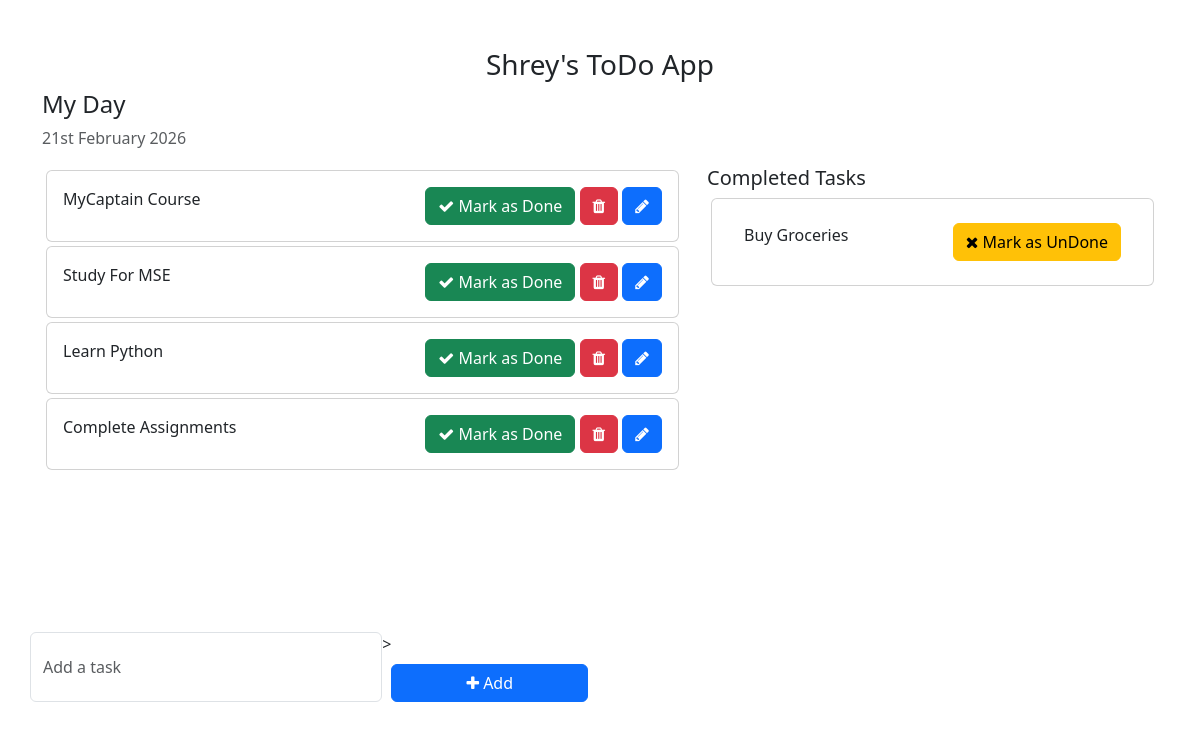
Before: / with the older database file.
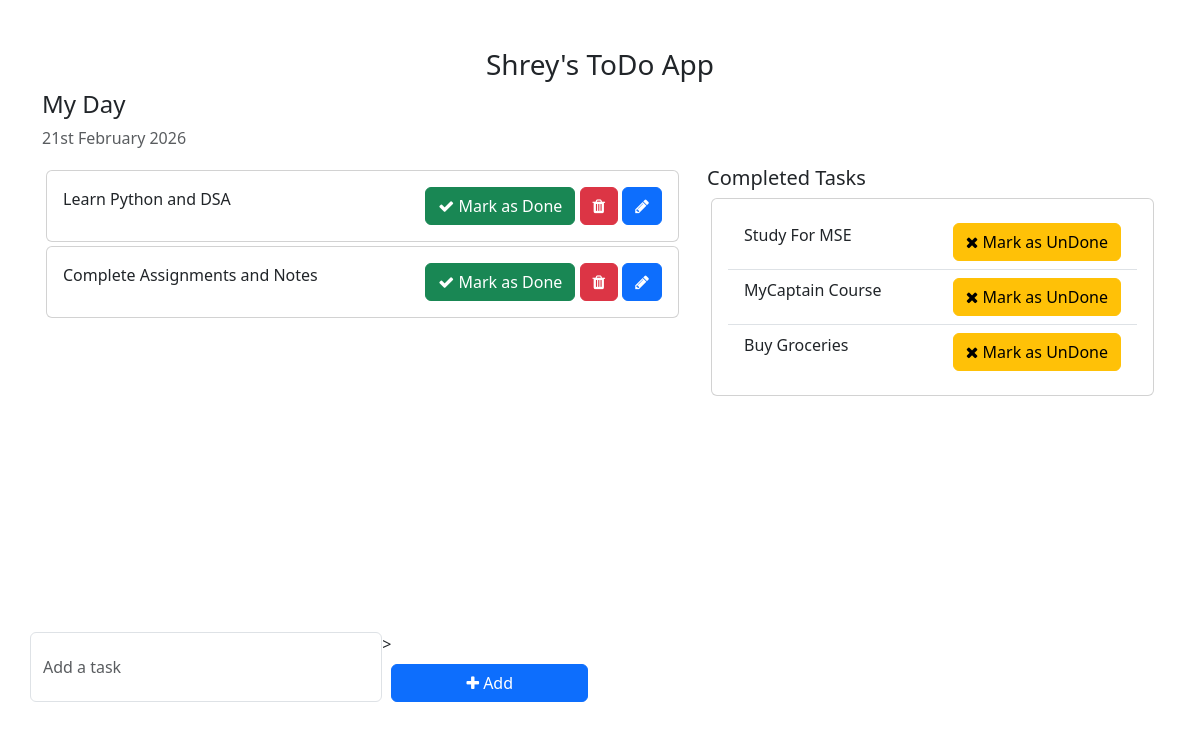
After: the same page with the newer database file.
### todos/models.py (models this page shows)
class Task(models.Model):
    task = models.CharField(max_length=250)
    is_completed = models.BooleanField(default=False)
    craeted_at = models.DateTimeField(auto_now_add=True)
    updated_at = models.DateTimeField(auto_now=True)
    def __str__(self):
        return self.task

### todo/views.py (the view)
# urls.py: 2. Add a URL to urlpatterns:  path('', views.home, name='home')
def home(request):
    tasks = Task.objects.filter(is_completed=False).order_by('-updated_at')
    completed_tasks = Task.objects.filter(is_completed=True).order_by('-updated_at')
    print(completed_tasks)
    context = {
        'tasks': tasks,
        'completed_tasks' : completed_tasks,
    }
    return render(request, 'index.html', context)

### templates/index.html (shortened to what this page needs)
<!DOCTYPE html>
<html lang="en">
<head>
    <link href="https://cdn.jsdelivr.net/npm/bootstrap@5.3.0-alpha1/dist/css/bootstrap.min.css" rel="stylesheet">
    <link rel="stylesheet" href="https://cdnjs.cloudflare.com/ajax/libs/font-awesome/4.7.0/css/font-awesome.min.css">
</head>
<body>
    <div class="container">
        <h3 class="pt-5 text-center">Shrey's ToDo App</h3>
        <div class="row">
            <h4>My Day</h4>
            <p class="text-muted">{% now "jS F Y" %}</p>
            <div class="col-md-7 col-lg-7" style="height: 450px; overflow: scroll;">
                 {% for task in tasks %}
                <div class="card m-1">
                    <div class="card-body">
                        {{task.task}}
                        <span style="position: relative; float: right;">
                            <a href="{% url 'mark_as_done' task.pk %}" class="btn btn-success"><i class="fa fa-check"></i> Mark as Done</a>
                            <a href="{% url 'delete_task' task.pk %}" class="btn btn-danger"><i class="fa fa-trash"></i></a>
                            <a href="{% url 'edit_task' task.pk %}" class="btn btn-primary"><i class="fa fa-pencil"></i></a>
                        </span>
                    </div>
                </div>
               {%endfor%}
            </div>
            <div class="col-md-5 col-lg-5 ">
                <h5>Completed Tasks</h5>
                <div class="card m-1">
                     <div class="card-body">
                        <ul class="list-group list-group-flush">
                          {% for task in completed_tasks %}
                            <li class="list-group-item">
                             {{ task.task }}
                              <span style="position: relative; float: right;">
                               <a href="{% url 'mark_as_undone' task.pk %}" class="btn btn-warning"><i class="fa fa-times"></i> Mark as UnDone</a>
                              </span>
                            </li>
                           {% endfor %}
                        </ul>
                     </div>
                </div>
            </div>
        <div class="row">
            <div class="col-md-6 col-lg-6 p-0 mt-3">
                <form action="{% url 'addTask' %}" method = "post">
                    <div class="form-group">
                        <span style="display: flex;">
                            <input type="text" name="task" class="form-control" style="width:550px;" placeholder="Add a task" >>
                            <button type="submit" class="btn btn-primary" style="width: 300px; margin-top: auto;" ><i class="fa fa-plus"></i> Add</button>
                        </span>
                    </div>
                </form>
            </div>
        </div>
    </div>
</body>
</html>

### templates/index.html (style rules this page uses)
.form-control { padding: 1.375rem .75rem !important; }

Changed rows visible on the page:
changed Task: task "Learn Python" → "Learn Python and DSA"
changed Task: task "Complete Assignments" → "Complete Assignments and Notes"
changed Task "Study For MSE": moves from the list under "My Day" to the list under "Completed Tasks"
changed Task "MyCaptain Course": moves from the list under "My Day" to the list under "Completed Tasks"
